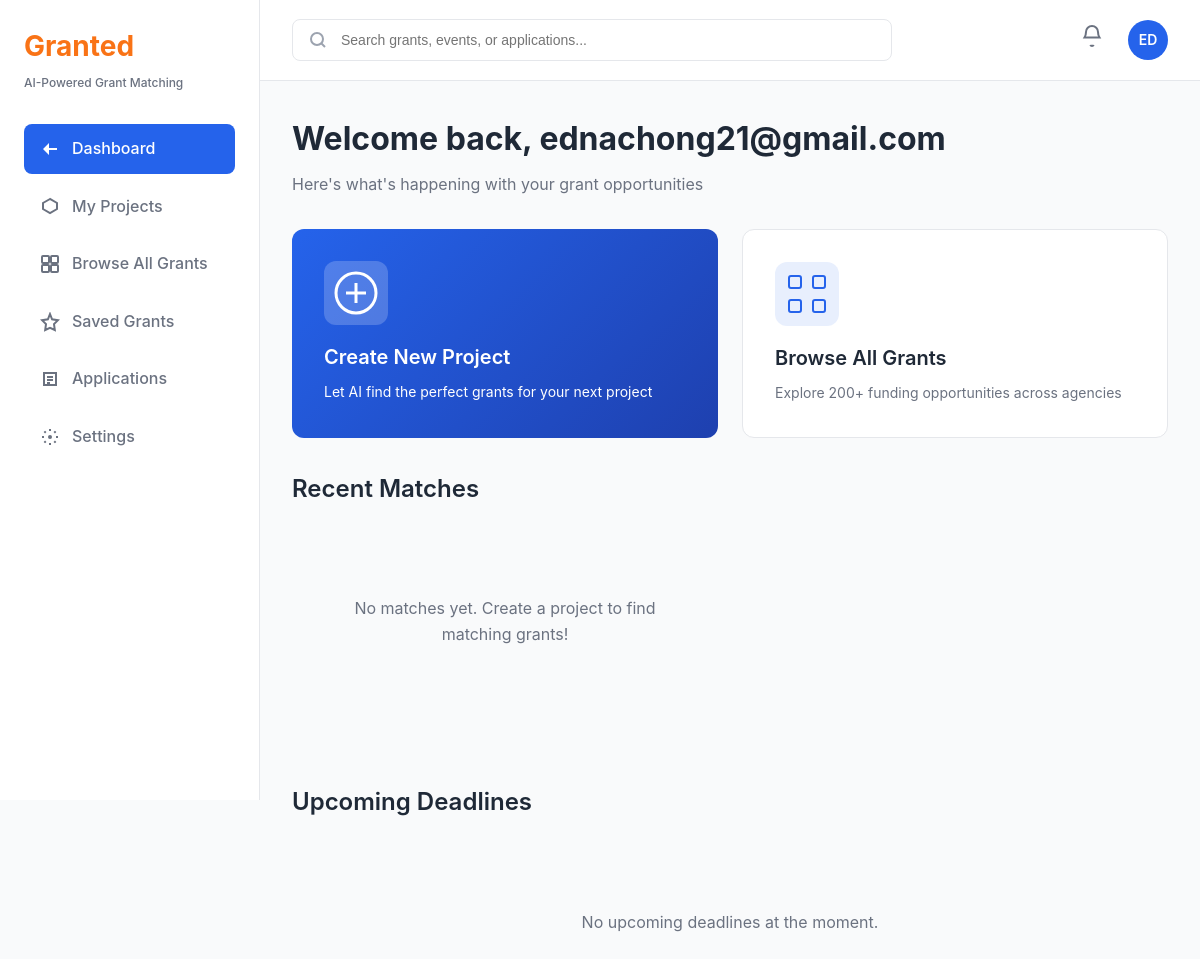
Page / (signed in) on the earlier database version.
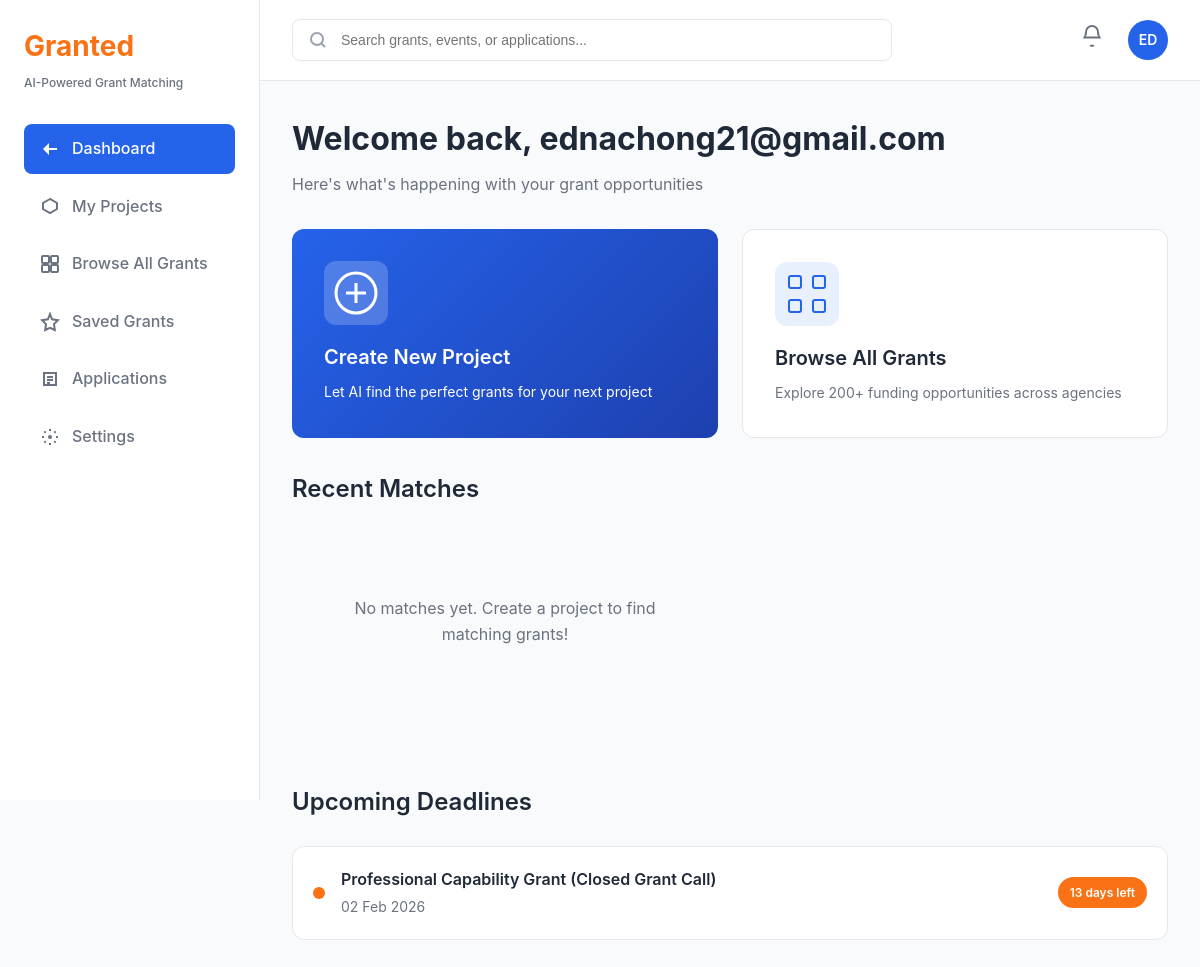
Same page on the later database version.
### grants/models.py (models this page shows, shortened)
class Grant(models.Model):
    STATUS_CHOICES = [
        ('open', 'Open'),
        ('closed', 'Closed'),
        ('upcoming', 'Upcoming'),
    ]
    title = models.CharField(max_length=300)
    agency = models.ForeignKey(Agency, on_delete=models.CASCADE, related_name='grants')
    description = models.TextField()
    funding_min = models.DecimalField(max_digits=12, decimal_places=2, null=True, blank=True)
    funding_max = models.DecimalField(max_digits=12, decimal_places=2, null=True, blank=True)
    closing_date = models.DateField(null=True, blank=True)
    opening_date = models.DateField(null=True, blank=True)
    duration_years = models.CharField(max_length=50, blank=True)  # e.g., "2-3 years", "1-2 years"
    status = models.CharField(max_length=20, choices=STATUS_CHOICES, default='open')
    eligibility_criteria = models.TextField(blank=True)
    application_url = models.URLField(blank=True)
    icon_name = models.CharField(max_length=50, blank=True)  # For UI icons
    match_score = models.IntegerField(
        default=0,
        validators=[MinValueValidator(0), MaxValueValidator(100)],
        help_text="AI-calculated match score (0-100)"
    )
    created_at = models.DateTimeField(auto_now_add=True)
    updated_at = models.DateTimeField(auto_now=True)
    source_url = models.URLField(blank=True, help_text="URL from OurSG Grants Portal")
    external_id = models.CharField(max_length=100, blank=True, help_text="External ID from source")
    class Meta:
        ordering = ['-match_score', '-closing_date']
        indexes = [
            models.Index(fields=['status', 'closing_date']),
            models.Index(fields=['match_score']),
        ]
    @property
    def days_until_deadline(self):
        if self.closing_date:
            delta = self.closing_date - timezone.now().date()
            return delta.days
        return None

### grants/views.py (the view, shortened to what this page needs)
# urls.py: path('', views.dashboard, name='dashboard'),
@login_required
def dashboard(request):
    user = request.user
    profile, _ = UserProfile.objects.get_or_create(
        user=user,
        defaults={'avatar_initials': user.username[:2].upper() if len(user.username) >= 2 else user.username[0].upper()}
    )
    projects = Project.objects.filter(user=user)
    recent_matches = GrantMatch.objects.filter(project__user=user).select_related('grant', 'grant__agency')[:3]
    upcoming_deadlines = Grant.objects.filter(
        status='open',
        closing_date__gte=timezone.now().date(),
        closing_date__lte=timezone.now().date() + timedelta(days=120)
    ).order_by('closing_date')[:3]
    unread_notifications = Notification.objects.filter(user=user, is_read=False).count()
    new_matching_grants = []
    context = {
        'user': user,
        'profile': profile,
        'projects': projects,
        'recent_matches': recent_matches,
        'upcoming_deadlines': upcoming_deadlines,
        'unread_notifications': unread_notifications,
        'new_matching_grants': new_matching_grants[:2],
    }
    return render(request, 'grants/dashboard.html', context)

### grants/templates/grants/dashboard.html (shortened to what the changed rows need)
{% extends 'grants/base.html' %}
{% load static %}
{% block content %}
<div class="dashboard">
    <div class="welcome-section">
        <h1 class="welcome-title">Welcome back, {{ profile.organization_name|default:user.username }}</h1>
    </div>
    <div class="section">
        <h2 class="section-title">Recent Matches</h2>
    </div>
    <div class="section">
        <h2 class="section-title">Upcoming Deadlines</h2>
        <div class="deadlines-list">
            {% for grant in upcoming_deadlines %}
            <div class="deadline-item">
                <div class="deadline-dot {% if grant.days_until_deadline <= 60 %}deadline-urgent{% elif grant.days_until_deadline <= 90 %}deadline-warning{% else %}deadline-ok{% endif %}"></div>
                <div class="deadline-content">
                    <div class="deadline-title">{{ grant.title }}</div>
                    <div class="deadline-date">{{ grant.closing_date|date:"d M Y" }}</div>
                </div>
                <div class="deadline-badge {% if grant.days_until_deadline <= 60 %}badge-orange{% elif grant.days_until_deadline <= 90 %}badge-yellow{% else %}badge-green{% endif %}">
                    {{ grant.days_until_deadline }} day{{ grant.days_until_deadline|pluralize }} left
                </div>
            </div>
            {% empty %}
            <div class="empty-state">
                <p>No upcoming deadlines at the moment.</p>
            </div>
            {% endfor %}
        </div>
    </div>
</div>
{% endblock %}

Differences in the rows shown:
now on this page (row edited): Grant: title "Professional Capability Grant (Closed Grant Call)", closing_date "02 Feb 2026", days_until_deadline "13"
Other differences:
text no longer shown: "No upcoming deadlines at the moment."
